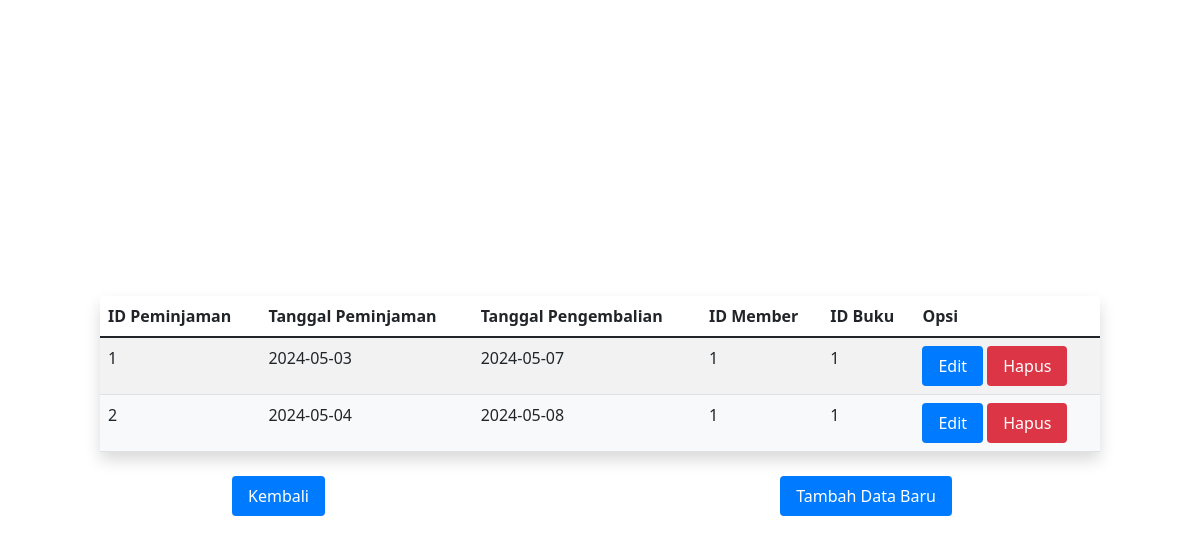
The app's page /Peminjaman.php with its own data.
### tables this page shows
CREATE TABLE peminjaman (
  id_peminjaman int(11) NOT NULL,
  tgl_pinjam date DEFAULT NULL,
  tgl_kembali date DEFAULT NULL,
  id_member int(11) DEFAULT NULL,
  id_buku int(11) DEFAULT NULL
);

### Model.php (called while the page is built, shortened)
<?php
function selectalldata($table)
{
  $select = "SELECT * FROM $table";
  $select1 = mysqli_query($GLOBALS['connect'], $select);
  return $select1;
}

### Peminjaman.php (the view, shortened to what this page needs)
<?php
require "Model.php";
?>
<!doctype html>
<html lang="en">
<head>
  <link href="https://cdn.jsdelivr.net/npm/bootstrap@5.1.3/dist/css/bootstrap.min.css" rel="stylesheet"
>
</head>
<body>
  <div class="container">
    <h1>Daftar Peminjaman</h1>
    <div class="row justify-content-center">
      <table class="table table-striped table-hover text-center rounded shadow">
        <thead>
          <tr>
            <th>ID Peminjaman</th>
            <th>Tanggal Peminjaman</th>
            <th>Tanggal Pengembalian</th>
            <th>ID Member</th>
            <th>ID Buku</th>
            <th colspan="2">Opsi</th>
          </tr>
        </thead>
        <tbody>
          <?php
          $result = selectalldata("peminjaman");
          while ($data = mysqli_fetch_array($result)) {
            ?>
            <tr>
              <td>
                <?php echo $data['id_peminjaman'] ?>
              </td>
              <td>
                <?php echo $data['tgl_pinjam'] ?>
              </td>
              <td>
                <?php echo $data['tgl_kembali'] ?>
              </td>
              <td>
                <?php echo $data['id_member'] ?>
              </td>
              <td>
                <?php echo $data['id_buku'] ?>
              </td>
              <td>
                <a href="Form_Peminjaman.php?id_peminjaman=<?php echo $data['id_peminjaman']; ?>"><button
                                    class="btn btn-success btn-sm">Edit</button></a>
                            <a href="Peminjaman.php?id_peminjaman=<?php echo $data['id_peminjaman']; ?>"
                                onclick="return confirm('Hapus data?')"><button
                                    class="btn btn-danger btn-sm">Hapus</button></a>
                        </td>
            </tr>
            <?php
          }
          ?>
        </tbody>
      </table>
      <div class="col-md-8 text-center mt-4">
        <div class="btn-container">
          <a href="index.php" class="btn btn-primary">Kembali</a>
          <a href="Form_Peminjaman.php" class="btn btn-primary btn-sm">Tambah Data Baru</a>
        </div>
      </div>
    </div>
</body>
</html>

### Peminjaman.php (style rules this page uses)
html { background-image: url('poto_4.jpg'); background-size: cover; background-repeat: no-repeat; background-attachment: fixed; }
body { background: transparent; }
h1 { text-align: center; color: #fff; }
.container { margin-top: 15rem; }
.btn { display: inline-block; padding: 0.5rem 1rem; font-size: 1rem; text-align: center; text-decoration: none; border: none; border-radius: 0.25rem; cursor: pointer; color: #fff; background-color: #007bff; }
.btn-primary { background-color: #007bff; }
.btn-danger { background-color: #dc3545; }
table { width: 100%; border-collapse: collapse; background: white; }
th, td { padding: 0.75rem; text-align: left; border-bottom: 1px solid #dee2e6; }
th { background-color: #f8f9fa; }
tbody tr:nth-child(even) { background-color: #f8f9fa; }
.table { border-radius: 10px; box-shadow: 0 0 10px rgba(0, 0, 0, 0.1); max-width: 1000px; margin: 0 auto; }
.btn-container { display: flex; justify-content: space-between; margin-bottom: 1rem; }
.btn-container .btn-primary { margin-right: 1rem; }

### records on screen
peminjaman: id_peminjaman "1", tgl_pinjam "2024-05-03", tgl_kembali "2024-05-07", id_member "1", id_buku "1"
peminjaman: id_peminjaman "2", tgl_pinjam "2024-05-04", tgl_kembali "2024-05-08", id_member "1", id_buku "1"
